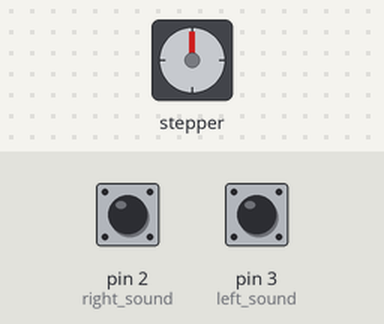
Simulated run of this sketch. Board: Arduino Uno, built with avr-gcc and run on an emulated ATmega328P. Parts: stepper motor. The test bench sets the inputs (shaded band); at power-on: pin 2 (right_sound) LOW, pin 3 (left_sound) LOW. Stepper angles assume 2048 steps per turn.

Above: at 1.2 s.
1.3 s: pin 2 (right_sound) pulled HIGH for 0.15 s
At 1.75 s:
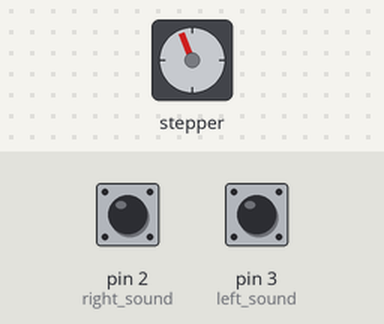
At 2.35 s:
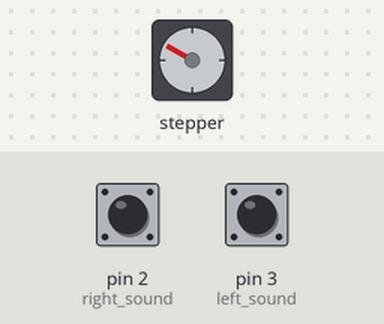
Timing chart, 0 to 13.3 s (numbered marks = the images above; inputs shaded):
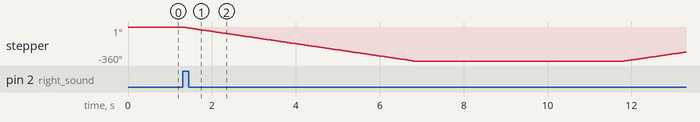

The sketch:

Advanced_Sketch.ino
```cpp
//Include the Arduino Stepper Library
#include <Stepper.h>

// Define sound level sensor pins
const int right_sound = 2;  // Assuming the right sensor's OUT is connected to pin 2
const int left_sound = 3;   // Assuming the left sensor's OUT is connected to pin 3

// Define Constants

// Number of steps per internal motor revolution
const float STEPS_PER_REV = 32;

// Amount of Gear Reduction
const float GEAR_RED = 64;

// Number of steps per geared output rotation
const float STEPS_PER_OUT_REV = STEPS_PER_REV * GEAR_RED;

// Define Variables
// Number of Steps Required
int StepsRequired;

// Create Instance of Stepper Class
// Specify Pins used for motor coils
// The pins used are 8,9,10,11
// Connected to ULN2003 Motor Driver In1, In2, In3, In4
// Pins entered in sequence 1-3-2-4 for proper step sequencing
Stepper steppermotor(STEPS_PER_REV, 8, 10, 9, 11);

void setup() {
  // Set up sound sensor input pins
  pinMode(right_sound, INPUT);
  pinMode(left_sound, INPUT);
  // Initialize Serial for debugging (optional)
  Serial.begin(9600);
}

void loop() {
  bool right_detected = (digitalRead(right_sound) == LOW); // True if sound detected on right
  bool left_detected = (digitalRead(left_sound) == LOW);   // True if sound detected on left

// CW (Clockwise) turns the head to the right
// CCW (Counter-Clockwise) turns the head to the left


  // Check if only the right_sound sensor detects sound
  if (right_detected && !left_detected) {
    // Rotate CW 1/2 turn
    StepsRequired = STEPS_PER_OUT_REV / 1;
    steppermotor.setSpeed(700);
    steppermotor.step(StepsRequired);
    delay(5000); // Wait for 5 Seconds until next instruction

    // Rotate CCW 1/2 turn to return to original position
    StepsRequired = -STEPS_PER_OUT_REV / 1;
    steppermotor.setSpeed(700);
    steppermotor.step(StepsRequired);
    delay(1000); // Wait for 1 Second before next measurement
  }
  // Check if only the left_sound sensor detects sound
  else if (left_detected && !right_detected) {
    // Rotate CCW 1/2 turn
    StepsRequired = -STEPS_PER_OUT_REV / 1;
    steppermotor.setSpeed(700);
    steppermotor.step(StepsRequired);
    delay(5000); // Wait for 5 Seconds until next instruction

    // Rotate CW 1/2 turn to return to original position
    StepsRequired = STEPS_PER_OUT_REV / 1;
    steppermotor.setSpeed(700);
    steppermotor.step(StepsRequired);
    delay(1000); // Wait for 1 Second before next measurement
  }
  // If both sensors detect sound or neither detects sound, do nothing
  else {
    delay(100);
  }
}
```

Measured:
- after the input at 1.3 s, stepper: turns 360° counter-clockwise in 5.5 s, then 94° clockwise in 1.4 s
